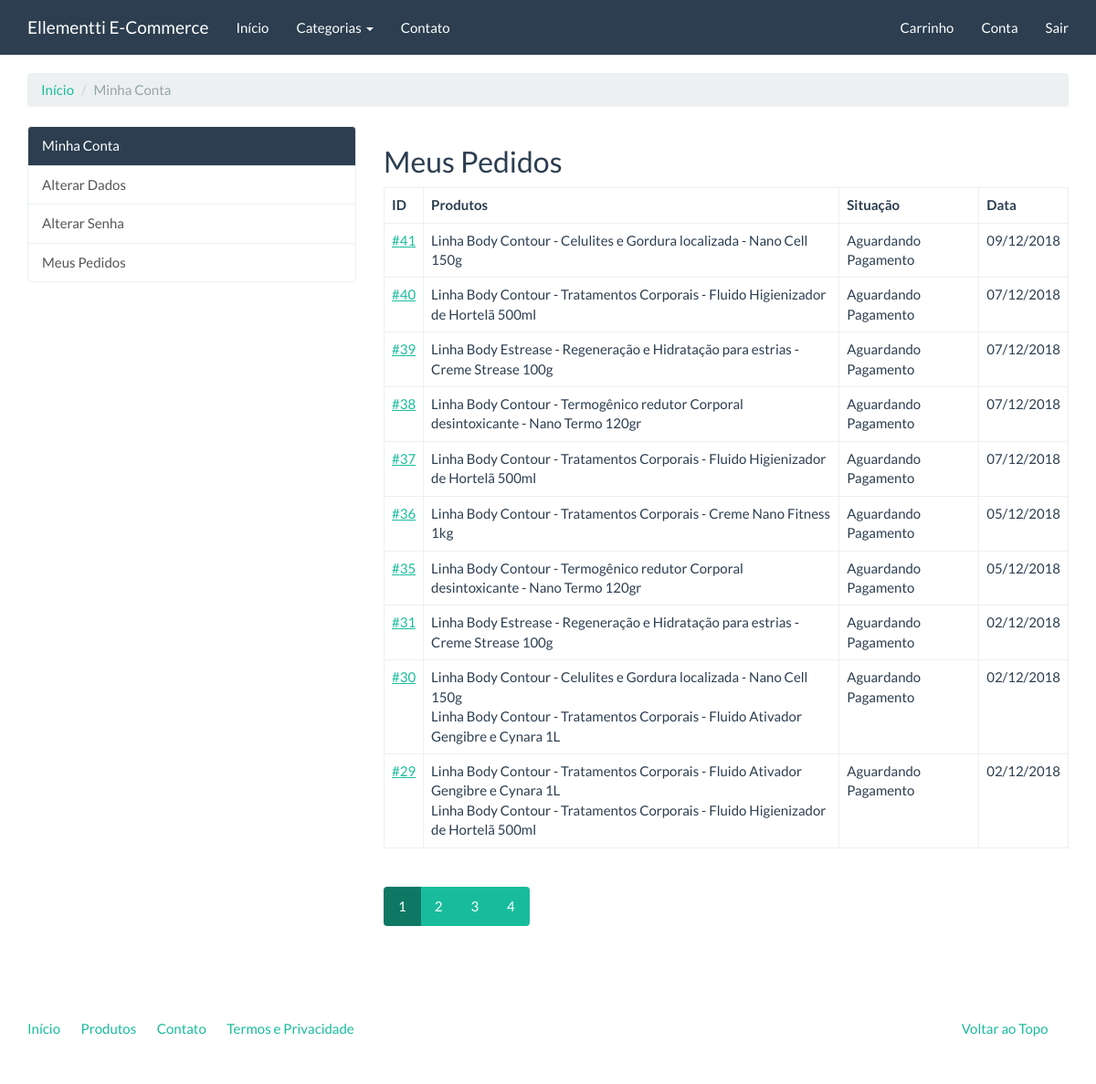
The app's page /compras/meus-pedidos/ (signed in) with its own data.
### checkout/models.py (models this page shows, shortened)
class Order(models.Model):
    STATUS_CHOICES = (
        (0, 'Aguardando Pagamento'),
        (1, 'Concluída'),
        (2, 'Cancelada'),
    )
    PAYMENT_OPTION_CHOICES = (
        ('deposit', 'Depósito'),
        ('pagseguro', 'PagSeguro'),
        ('paypal', 'Paypal'),
    )
    user = models.ForeignKey(settings.AUTH_USER_MODEL, verbose_name='Usuário')
    status = models.IntegerField(
        'Situação', choices=STATUS_CHOICES, default=0, blank=True
    )
    payment_option = models.CharField(
        'Opção de Pagamento', choices=PAYMENT_OPTION_CHOICES, max_length=20,
        default='deposit'
    )
    created = models.DateTimeField('Criado em', auto_now_add=True)
    modified = models.DateTimeField('Modificado em', auto_now=True)
    objects = OrderManager()
    class Meta:
        verbose_name = 'Pedido'
        verbose_name_plural = 'Pedidos'
    def products(self):
        products_ids = self.items.values_list('product')
        return Product.objects.filter(pk__in=products_ids)
    def pagseguro(self):
        self.payment_option = 'pagseguro'
        self.save()
        pg = PagSeguro(
            email=settings.PAGSEGURO_EMAIL, token=settings.PAGSEGURO_TOKEN,
            config={'sandbox': settings.PAGSEGURO_SANDBOX}
        )
        pg.sender = {
            'email': self.user.email
        }
        pg.reference_prefix = ''
        pg.shipping = None
        pg.reference = self.pk
        for item in self.items.all():
            pg.items.append(
                {
                    'id': item.product.pk,
                    'description': item.product.name,
                    'quantity': item.quantity,
                    'amount': '%.2f' % item.price
                }
            )
        return pg
    def paypal(self):
        self.payment_option = 'paypal'
        self.save()
        paypal_dict = {
            'upload': '1',
            'business': settings.PAYPAL_EMAIL,
            'invoice': self.pk,
            'cmd': '_cart',
            'currency_code': 'BRL',
            'charset': 'utf-8',
        }
        index = 1
        for item in self.items.all():
            paypal_dict['amount_{}'.format(index)] = '%.2f' % item.price
            paypal_dict['item_name_{}'.format(index)] = item.product.name
            paypal_dict['quantity_{}'.format(index)] = item.quantity
            index = index + 1
        return paypal_dict

### catalog/models.py (models this page shows, shortened)
class Product(models.Model):
    name = models.CharField('Nome', max_length=100)
    slug = models.SlugField('Identificador', max_length=100)
    category = models.ForeignKey('catalog.Category', verbose_name='Categoria', on_delete=models.CASCADE)
    description = models.TextField('Descrição', blank=True)
    price = models.DecimalField('Preço', decimal_places=2, max_digits=8)
    created = models.DateTimeField('Criado em', auto_now_add=True)
    modified = models.DateTimeField('Modificado em', auto_now=True)
    class Meta:
        verbose_name = 'Produto'
        verbose_name_plural = 'Produtos'
        ordering = ['name']

### checkout/views.py (the view)
class OrderListView(LoginRequiredMixin, ListView):
    template_name = 'checkout/order_list.html'
    paginate_by = 10
    def get_queryset(self):
        return Order.objects.filter(user=self.request.user).order_by('-pk')

### catalog/context_processors.py (called while the page is built)
def categories(request):
    return {
        'categories': Category.objects.all()
    }

### catalog/models.py (called while the page is built)
    def __str__(self):
        return self.name

    def get_absolute_url(self):
        return reverse('catalog:category', kwargs={'slug': self.slug})

### core/templatetags/pagination.py (called while the page is built)
@register.inclusion_tag('pagination.html')
def pagination(request, paginator, page_obj):
    context = {}
    context['paginator'] = paginator
    context['request'] = request
    context['page_obj'] = page_obj
    getvars = request.GET.copy()
    if 'page' in getvars:
        del getvars['page']
    if len(getvars) > 0:
        context['getvars'] = '&{0}'.format(getvars.urlencode())
    else:
        context['getvars'] = ''
    return context

### checkout/templates/checkout/order_list.html (shortened to what this page needs)
{% extends "accounts/index.html" %}
{% load pagination %}
{% block accounts_container %}
<h2>Meus Pedidos</h2>
<table class="table table-bordered">
    <thead>
        <tr>
            <th>
                ID
            </th>
            <th>
                Produtos
            </th>
            <th>
                Situação
            </th>
            <th>
                Data
            </th>
        </tr>
    </thead>
    <tbody>
        {% for order in object_list %}
        <tr>
            <td>
                <a href="{% url 'checkout:order_detail' order.pk %}">#{{ order.pk }}</a>
            </td>
            <td>
                {% for product in order.products %}
                {{ product.name }}{% if not forloop.last %}<br />{% endif %}
                {% endfor %}
            </td>
            <td>
                {{ order.get_status_display }}
            </td>
            <td>
                {{ order.created|date:"d/m/Y" }}
            </td>
        </tr>
        {% endfor %}
    </tbody>
</table>
{% pagination request paginator page_obj %}
{% endblock %}

### records on screen
Order: pk "41", status "Aguardando Pagamento", created "09/12/2018"
Product: name "Linha Body Contour - Celulites e Gordura localizada - Nano Cell 150g"
Order: pk "40", status "Aguardando Pagamento", created "07/12/2018"
Product: name "Linha Body Contour - Tratamentos Corporais - Fluido Higienizador de Hortelã 500ml"
Order: pk "39", status "Aguardando Pagamento", created "07/12/2018"
Product: name "Linha Body Estrease - Regeneração e Hidratação para estrias - Creme Strease 100g"
Order: pk "38", status "Aguardando Pagamento", created "07/12/2018"
Product: name "Linha Body Contour - Termogênico redutor Corporal desintoxicante - Nano Termo 120gr"
Order: pk "37", status "Aguardando Pagamento", created "07/12/2018"
Order: pk "36", status "Aguardando Pagamento", created "05/12/2018"
Product: name "Linha Body Contour - Tratamentos Corporais - Creme Nano Fitness 1kg"
Order: pk "35", status "Aguardando Pagamento", created "05/12/2018"
Order: pk "31", status "Aguardando Pagamento", created "02/12/2018"
Order: pk "30", status "Aguardando Pagamento", created "02/12/2018"
Product: name "Linha Body Contour - Tratamentos Corporais - Fluido Ativador Gengibre e Cynara 1L"
Order: pk "29", status "Aguardando Pagamento", created "02/12/2018"

### other values on screen
{{ page }} "1" "2" "3" "4"
